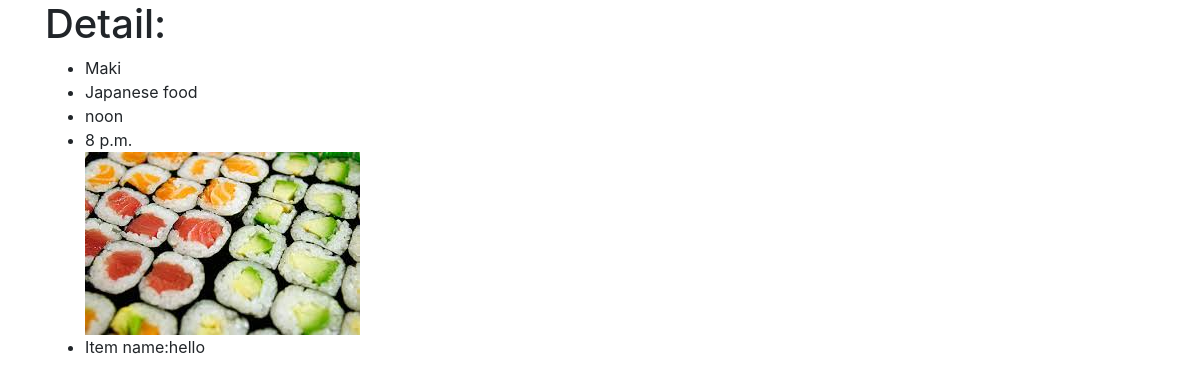
Screenshot of /restaurants/detail/maki/ with the database file from the repository.
### restaurants/models.py (models this page shows, shortened)
class Restaurant(models.Model):
	name = models.CharField(max_length=225, unique=True)
	slug = models.SlugField(blank=True)
	description = models.TextField()
	opening_time = models.TimeField()
	closing_time = models.TimeField()
	logo = models.ImageField(null=True, blank=True, upload_to="logos")
	class Meta:
		ordering = ['name']

class Item(models.Model):
	restaurant = models.ForeignKey(Restaurant)
	name = models.CharField(max_length=225, unique=True)
	slug = models.SlugField(blank=True)
	description = models.TextField()
	price = models.DecimalField(max_digits=6, decimal_places=3)
	active = models.BooleanField(default=True)
	class Meta:
		ordering = ['name']

### restaurants/views.py (the view)
# urls.py: url(r'^detail/(?P<restaurant_slug>[-\w]+)/$', views.restaurant_detail, name = 'restaurant_detail'),
def restaurant_detail(request,restaurant_slug):
    time = timezone.now().time()
    restaurant = get_object_or_404(Restaurant, slug = restaurant_slug)
    items = restaurant.item_set.all()
    if not request.user.is_staff:
        items = restaurant.item_set.filter(active=True)
    context = {
    'item': restaurant,
    'items': items,
    'hour':time,
    }
    return render(request, 'restaurant_detail.html',context)

### restaurants/templates/restaurant_detail.html (shortened to what this page needs)
{% extends "base.html" %}
{% block content %}
{% if  hour > item.opening_time and hour < item.closing_time %}
	<h1>Detail:</h1>
	<ul>
		<li>{{item.name}}</li>
		<li>{{item.description}}</li>
		<li>{{item.opening_time}}</li>
		<li>{{item.closing_time}}</li>
	{% if item.logo %}
	  <img class="img-fluid" src="{{item.logo.url}}" alt="Card image cap">
	{% endif %}
		{% for object in items %}
		<li>Item name:{{object.name}}</li>
		{% endfor %}
	</ul>
{% else %}
	<h1>Closed...</h1>
{% endif %}
{% endblock content %}

### rows the page displays
Restaurant: name "Maki", description "Japanese food", opening_time "noon", closing_time "8 p.m.", logo (picture)
Item: name "hello"
